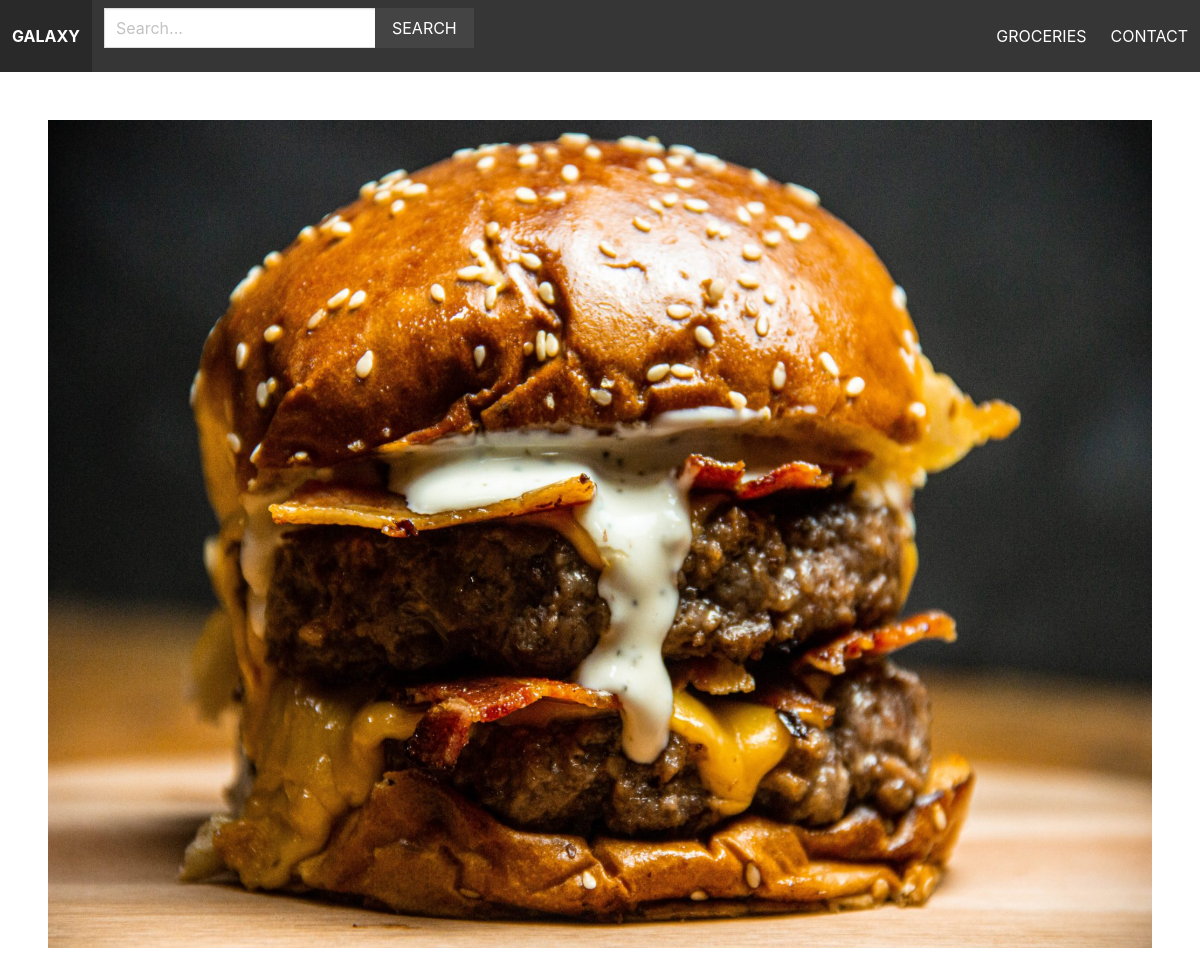
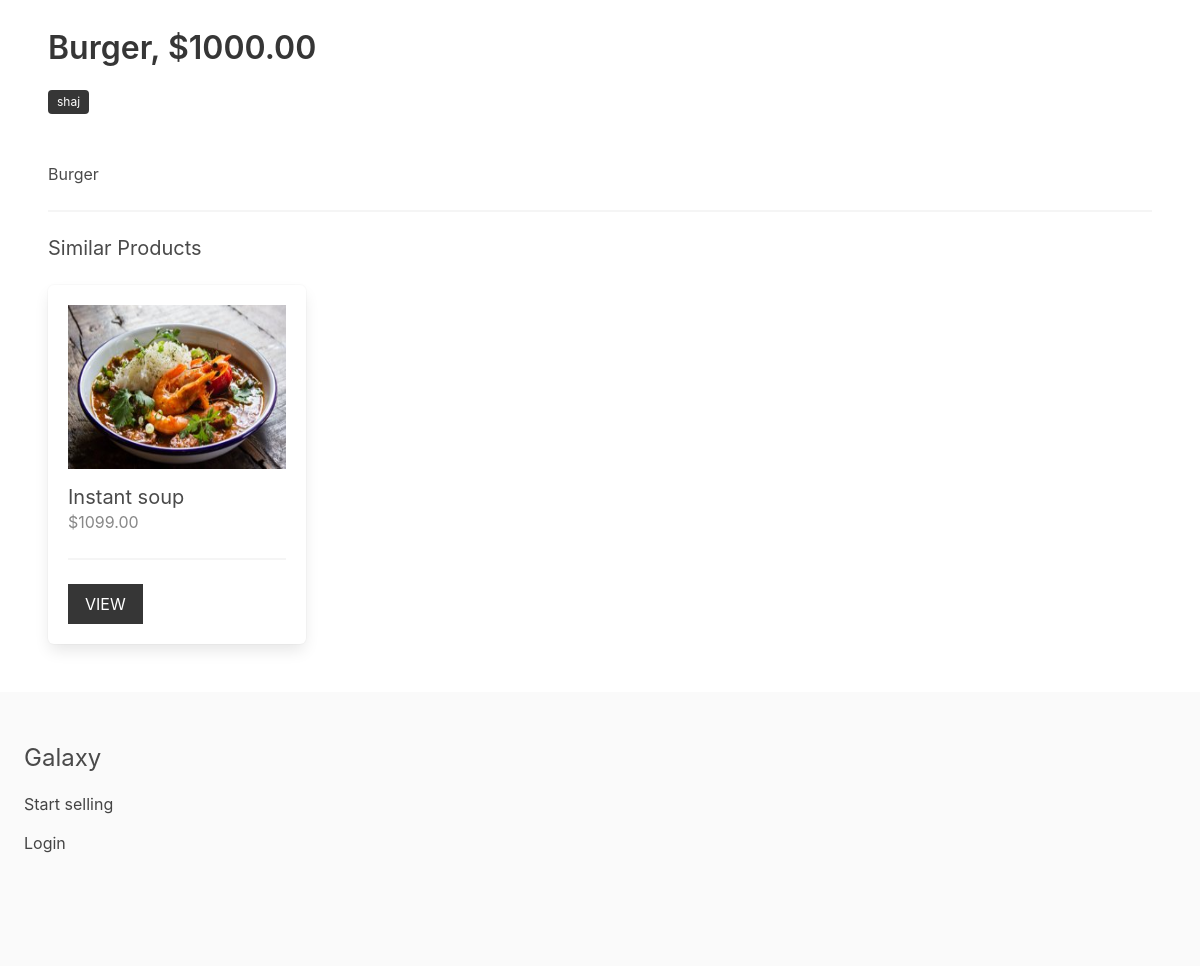
The page /groceries/burger/ on the database its author committed (2 pictures, top to bottom).
### apps/product/models.py (models this page shows, shortened)
class Category(models.Model):
    title = models.CharField(max_length=255)
    slug = models.SlugField(max_length=255)
    ordering = models.IntegerField(default=0)
    class Meta:
        ordering = ['ordering']

class Product(models.Model):
    category = models.ForeignKey(Category, related_name='products', on_delete=models.CASCADE)
    seller = models.ForeignKey(Seller, related_name='products', on_delete=models.CASCADE)
    title = models.CharField(max_length=255)
    slug = models.SlugField(max_length=255)
    description = models.TextField(blank=True, null=True)
    price = models.DecimalField(max_digits=6, decimal_places=2)
    date_added = models.DateTimeField(auto_now_add=True)
    image = models.ImageField(upload_to='uploads/', blank=True, null=True)
    thumbnail = models.ImageField(upload_to='uploads/', blank=True, null=True)
    class Meta:
        ordering = ['-date_added']
    def get_thumbnail(self):
        if self.thumbnail:
            return self.thumbnail.url

### apps/sellers/models.py (models this page shows, shortened)
class Seller(models.Model):
    name = models.CharField(max_length=225)
    joined_at = models.DateTimeField(auto_now_add=True)
    created_by = models.OneToOneField(User, related_name='seller', on_delete=models.CASCADE)
    class Meta:
        ordering = ['name']

### apps/product/views.py (the view)
# urls.py: path('<slug:category_slug>/<slug:product_slug>/', views.product, name='product'),
def product(request, category_slug, product_slug):
    product = get_object_or_404(Product, category__slug=category_slug, slug=product_slug)
    similar_products = list(product.category.products.exclude(id=product.id))
    if len(similar_products) >=4:
        similar_products =random.sample(similar_products, 4)
    return render(request, 'product.html', {'product':product, 'similar_products':similar_products} )

### apps/product/context_processors.py (called while the page is built)
def menu_categories(request):
    categories = Category.objects.all()
    return {'menu_categories': categories}

### apps/product/templates/product.html (shortened to what this page needs)
{% extends 'base.html' %}
{% block content %}
{% if product.image %}
    <figure class="image is-4by3 mb-6">
    <img src="{{ product.image.url}}">
    </figure>
{% endif %}
<h1 class="title">{{ product.title }}, ${{ product.price }}</h1>
<p class="mb-6"><span class="tag is-dark">{{ product.seller.name }}</span></p>
<p>{{ product.description }}</p>
{% if similar_products %}
<hr>
<div class="columns is-multiline">
    <div class="column is-12">
        <h2 class="subtitle">Similar Products</h2>
    </div>
    {% for product in similar_products %}
        {% include 'list_item.html' %}
    {% endfor %}
</div>
{% endif %}
{% endblock %}

### apps/multivendor/templates/base.html (shortened to what this page needs)
{% load static %}
<html lang="en">
<head>
    <link rel="stylesheet" href="https://cdn.jsdelivr.net/npm/bulma@0.9.1/css/bulma.min.css">
    <link rel="stylesheet" href="{% static 'css/main.css' %}">
</head>
<body>
    <nav class="navbar is-dark">
        <div class="navbar-brand">
            <a href="/" class="navbar-item"><strong>Galaxy</strong></a>
        </div>
            <div class="navbar-menu" id="main-navbar">
                <div class="navbar-start">
                    <div class="navbar-item">
                        <form method="get" action="{% url 'search' %}">
                            <div class="field has-addons">
                                <div class="control">
                                    <input type="text" class="input" placeholder="Search..." name="query">
                                </div>
                                <div class="control">
                                    <button class="button is-dark is-uppercase">Search</button>
                                </div>
                            </div>
                        </form>
                    </div>
                </div>
            <div class="navbar-end">
                {% for category in menu_categories %}
                        <a href="{% url 'category' category.slug %}" class="navbar-item">{{ category.title }}</a>
                {% endfor %}
                <a href="{% url 'contact' %}" class="navbar-item">Contact</a>
            </div>
        </div>
    </nav>
    <section class="section">
        {% block content %}
        {% endblock %}
    </section>
    <footer class="footer">
        <h3 class="is-size-4 mb-4">Galaxy</h3>
        {% if request.user.is_authenticated %}
        <a href="{% url 'seller_admin' %}">Admin</a>
        {% else %}
        <a href="{% url 'become_seller' %}">Start selling</a>
        <br>
        <a href="{% url 'login' %}">Login</a>
        {% endif %}
    </footer>
</body>
</html>

### apps/product/templates/list_item.html
<div class="column is-3 product-list-item">
    <div class="box">
        <figure class="image is-4by3 mb-4">
            <img src="{{ product.get_thumbnail }}" alt="">
        </figure>
        <h2 class="subtitle">{{ product.title }}</h2>
        <h3 class="price is-size-6 mb-5">${{ product.price }}</h3>
        <hr>
        <a href="{% url 'product' product.category.slug product.slug %}" class="button is-dark is-uppercase">View</a>
    </div>
</div>

### static/css/main.css (style rules this page uses)
.navbar { text-transform: uppercase; }
.navbar .is-dark { background: #444; }
.footer a { margin-bottom: 15px; display: inline-block; color: #444; }
.input, .button { border-radius: 0; }
.product-list-item .box .subtitle { margin-bottom: 0; }
.product-list-item .box .price { color: #888; }

### rows shown on the page
Category: title "GROCERIES"
Product: image (picture), title "Burger", price "1000.00", seller.name "shaj", description "Burger"
Product: get_thumbnail (picture), title "Instant soup", price "1099.00"
